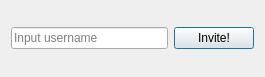
<?xml version="1.0" encoding="UTF-8"?>
<ui version="4.0">
 <class>InviteSystem</class>
 <widget class="QWidget" name="InviteSystem">
  <property name="geometry">
   <rect>
    <x>0</x>
    <y>0</y>
    <width>265</width>
    <height>77</height>
   </rect>
  </property>
  <property name="sizePolicy">
   <sizepolicy hsizetype="Fixed" vsizetype="Fixed">
    <horstretch>0</horstretch>
    <verstretch>0</verstretch>
   </sizepolicy>
  </property>
  <property name="minimumSize">
   <size>
    <width>265</width>
    <height>77</height>
   </size>
  </property>
  <property name="maximumSize">
   <size>
    <width>265</width>
    <height>77</height>
   </size>
  </property>
  <property name="windowTitle">
   <string>Form</string>
  </property>
  <layout class="QGridLayout" name="gridLayout">
   <item row="4" column="1">
    <widget class="QPushButton" name="InvButtn">
     <property name="sizePolicy">
      <sizepolicy hsizetype="Preferred" vsizetype="Expanding">
       <horstretch>0</horstretch>
       <verstretch>0</verstretch>
      </sizepolicy>
     </property>
     <property name="maximumSize">
      <size>
       <width>16777215</width>
       <height>16777215</height>
      </size>
     </property>
     <property name="text">
      <string>Invite!</string>
     </property>
     <property name="checkable">
      <bool>false</bool>
     </property>
     <property name="autoDefault">
      <bool>true</bool>
     </property>
     <property name="default">
      <bool>true</bool>
     </property>
     <property name="flat">
      <bool>false</bool>
     </property>
    </widget>
   </item>
   <item row="5" column="0">
    <spacer name="verticalSpacer_9">
     <property name="orientation">
      <enum>Qt::Vertical</enum>
     </property>
     <property name="sizeHint" stdset="0">
      <size>
       <width>20</width>
       <height>40</height>
      </size>
     </property>
    </spacer>
   </item>
   <item row="9" column="1">
    <spacer name="verticalSpacer">
     <property name="orientation">
      <enum>Qt::Vertical</enum>
     </property>
     <property name="sizeHint" stdset="0">
      <size>
       <width>20</width>
       <height>40</height>
      </size>
     </property>
    </spacer>
   </item>
   <item row="1" column="0">
    <spacer name="verticalSpacer_2">
     <property name="orientation">
      <enum>Qt::Vertical</enum>
     </property>
     <property name="sizeHint" stdset="0">
      <size>
       <width>20</width>
       <height>40</height>
      </size>
     </property>
    </spacer>
   </item>
   <item row="4" column="0">
    <widget class="QLineEdit" name="UserInvLine">
     <property name="sizePolicy">
      <sizepolicy hsizetype="Expanding" vsizetype="Expanding">
       <horstretch>0</horstretch>
       <verstretch>0</verstretch>
      </sizepolicy>
     </property>
     <property name="inputMask">
      <string/>
     </property>
     <property name="text">
      <string/>
     </property>
     <property name="frame">
      <bool>true</bool>
     </property>
     <property name="dragEnabled">
      <bool>false</bool>
     </property>
     <property name="placeholderText">
      <string>Input username</string>
     </property>
     <property name="clearButtonEnabled">
      <bool>false</bool>
     </property>
    </widget>
   </item>
   <item row="9" column="0">
    <spacer name="verticalSpacer_4">
     <property name="orientation">
      <enum>Qt::Vertical</enum>
     </property>
     <property name="sizeHint" stdset="0">
      <size>
       <width>20</width>
       <height>40</height>
      </size>
     </property>
    </spacer>
   </item>
   <item row="0" column="0">
    <spacer name="verticalSpacer_5">
     <property name="orientation">
      <enum>Qt::Vertical</enum>
     </property>
     <property name="sizeHint" stdset="0">
      <size>
       <width>20</width>
       <height>40</height>
      </size>
     </property>
    </spacer>
   </item>
   <item row="6" column="0">
    <spacer name="verticalSpacer_7">
     <property name="orientation">
      <enum>Qt::Vertical</enum>
     </property>
     <property name="sizeHint" stdset="0">
      <size>
       <width>20</width>
       <height>40</height>
      </size>
     </property>
    </spacer>
   </item>
   <item row="1" column="1">
    <spacer name="verticalSpacer_3">
     <property name="orientation">
      <enum>Qt::Vertical</enum>
     </property>
     <property name="sizeHint" stdset="0">
      <size>
       <width>20</width>
       <height>40</height>
      </size>
     </property>
    </spacer>
   </item>
   <item row="0" column="1">
    <spacer name="verticalSpacer_6">
     <property name="orientation">
      <enum>Qt::Vertical</enum>
     </property>
     <property name="sizeHint" stdset="0">
      <size>
       <width>20</width>
       <height>40</height>
      </size>
     </property>
    </spacer>
   </item>
   <item row="6" column="1">
    <spacer name="verticalSpacer_8">
     <property name="orientation">
      <enum>Qt::Vertical</enum>
     </property>
     <property name="sizeHint" stdset="0">
      <size>
       <width>20</width>
       <height>40</height>
      </size>
     </property>
    </spacer>
   </item>
   <item row="2" column="0">
    <spacer name="verticalSpacer_10">
     <property name="orientation">
      <enum>Qt::Vertical</enum>
     </property>
     <property name="sizeHint" stdset="0">
      <size>
       <width>20</width>
       <height>40</height>
      </size>
     </property>
    </spacer>
   </item>
   <item row="2" column="1">
    <spacer name="verticalSpacer_11">
     <property name="orientation">
      <enum>Qt::Vertical</enum>
     </property>
     <property name="sizeHint" stdset="0">
      <size>
       <width>20</width>
       <height>40</height>
      </size>
     </property>
    </spacer>
   </item>
   <item row="5" column="1">
    <spacer name="verticalSpacer_12">
     <property name="orientation">
      <enum>Qt::Vertical</enum>
     </property>
     <property name="sizeHint" stdset="0">
      <size>
       <width>20</width>
       <height>40</height>
      </size>
     </property>
    </spacer>
   </item>
  </layout>
 </widget>
 <resources/>
 <connections/>
</ui>
